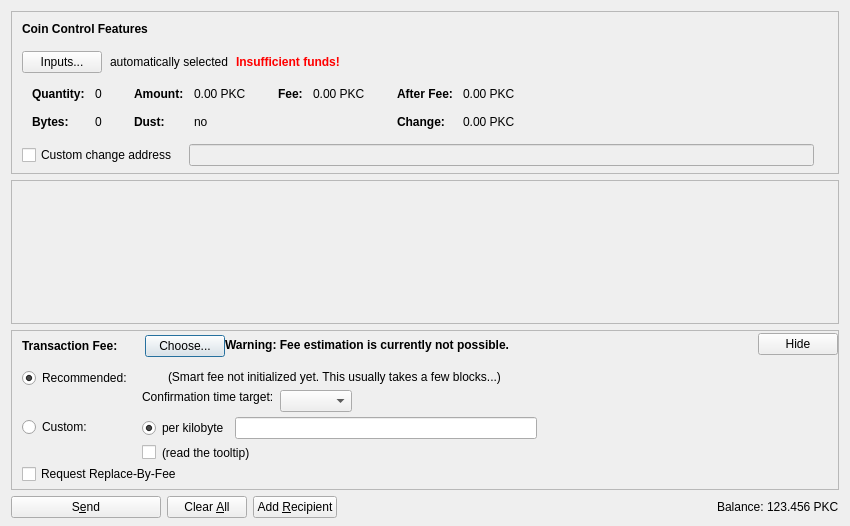
<?xml version="1.0" encoding="UTF-8"?>
<ui version="4.0">
 <class>SendCoinsDialog</class>
 <widget class="QDialog" name="SendCoinsDialog">
  <property name="geometry">
   <rect>
    <x>0</x>
    <y>0</y>
    <width>850</width>
    <height>526</height>
   </rect>
  </property>
  <property name="windowTitle">
   <string>Send Coins</string>
  </property>
  <layout class="QVBoxLayout" name="verticalLayout" stretch="0,1,0,0">
   <property name="bottomMargin">
    <number>8</number>
   </property>
   <item>
    <widget class="QFrame" name="frameCoinControl">
     <property name="sizePolicy">
      <sizepolicy hsizetype="Expanding" vsizetype="Expanding">
       <horstretch>0</horstretch>
       <verstretch>0</verstretch>
      </sizepolicy>
     </property>
     <property name="maximumSize">
      <size>
       <width>16777215</width>
       <height>16777215</height>
      </size>
     </property>
     <property name="frameShape">
      <enum>QFrame::StyledPanel</enum>
     </property>
     <property name="frameShadow">
      <enum>QFrame::Sunken</enum>
     </property>
     <layout class="QVBoxLayout" name="verticalLayoutCoinControl2">
      <property name="spacing">
       <number>0</number>
      </property>
      <property name="leftMargin">
       <number>0</number>
      </property>
      <property name="topMargin">
       <number>0</number>
      </property>
      <property name="rightMargin">
       <number>0</number>
      </property>
      <property name="bottomMargin">
       <number>6</number>
      </property>
      <item>
       <layout class="QVBoxLayout" name="verticalLayoutCoinControl" stretch="0,0,0,0,1">
        <property name="spacing">
         <number>0</number>
        </property>
        <property name="leftMargin">
         <number>10</number>
        </property>
        <property name="topMargin">
         <number>10</number>
        </property>
        <item>
         <layout class="QHBoxLayout" name="horizontalLayoutCoinControl1">
          <property name="bottomMargin">
           <number>15</number>
          </property>
          <item>
           <widget class="QLabel" name="labelCoinControlFeatures">
            <property name="sizePolicy">
             <sizepolicy hsizetype="Preferred" vsizetype="Maximum">
              <horstretch>0</horstretch>
              <verstretch>0</verstretch>
             </sizepolicy>
            </property>
            <property name="font">
             <font>
              <weight>75</weight>
              <bold>true</bold>
             </font>
            </property>
            <property name="styleSheet">
             <string notr="true">font-weight:bold;</string>
            </property>
            <property name="text">
             <string>Coin Control Features</string>
            </property>
           </widget>
          </item>
         </layout>
        </item>
        <item>
         <layout class="QHBoxLayout" name="horizontalLayoutCoinControl2" stretch="0,0,0,0">
          <property name="spacing">
           <number>8</number>
          </property>
          <property name="bottomMargin">
           <number>10</number>
          </property>
          <item>
           <widget class="QPushButton" name="pushButtonCoinControl">
            <property name="styleSheet">
             <string notr="true"/>
            </property>
            <property name="text">
             <string>Inputs...</string>
            </property>
            <property name="autoDefault">
             <bool>false</bool>
            </property>
           </widget>
          </item>
          <item>
           <widget class="QLabel" name="labelCoinControlAutomaticallySelected">
            <property name="text">
             <string>automatically selected</string>
            </property>
            <property name="margin">
             <number>5</number>
            </property>
           </widget>
          </item>
          <item>
           <widget class="QLabel" name="labelCoinControlInsuffFunds">
            <property name="font">
             <font>
              <weight>75</weight>
              <bold>true</bold>
             </font>
            </property>
            <property name="styleSheet">
             <string notr="true">color:red;font-weight:bold;</string>
            </property>
            <property name="text">
             <string>Insufficient funds!</string>
            </property>
            <property name="margin">
             <number>5</number>
            </property>
           </widget>
          </item>
          <item>
           <spacer name="horizontalSpacerCoinControl">
            <property name="orientation">
             <enum>Qt::Horizontal</enum>
            </property>
            <property name="sizeHint" stdset="0">
             <size>
              <width>40</width>
              <height>1</height>
             </size>
            </property>
           </spacer>
          </item>
         </layout>
        </item>
        <item>
         <widget class="QWidget" name="widgetCoinControl" native="true">
          <property name="sizePolicy">
           <sizepolicy hsizetype="Preferred" vsizetype="Preferred">
            <horstretch>0</horstretch>
            <verstretch>0</verstretch>
           </sizepolicy>
          </property>
          <property name="minimumSize">
           <size>
            <width>0</width>
            <height>0</height>
           </size>
          </property>
          <property name="styleSheet">
           <string notr="true"/>
          </property>
          <layout class="QHBoxLayout" name="horizontalLayoutCoinControl5">
           <property name="leftMargin">
            <number>0</number>
           </property>
           <property name="topMargin">
            <number>0</number>
           </property>
           <property name="rightMargin">
            <number>0</number>
           </property>
           <property name="bottomMargin">
            <number>0</number>
           </property>
           <item>
            <layout class="QHBoxLayout" name="horizontalLayoutCoinControl3" stretch="0,0,0,1">
             <property name="spacing">
              <number>20</number>
             </property>
             <property name="topMargin">
              <number>0</number>
             </property>
             <property name="bottomMargin">
              <number>10</number>
             </property>
             <item>
              <layout class="QFormLayout" name="formLayoutCoinControl1">
               <property name="horizontalSpacing">
                <number>10</number>
               </property>
               <property name="verticalSpacing">
                <number>14</number>
               </property>
               <property name="leftMargin">
                <number>10</number>
               </property>
               <property name="topMargin">
                <number>4</number>
               </property>
               <property name="rightMargin">
                <number>6</number>
               </property>
               <item row="0" column="0">
                <widget class="QLabel" name="labelCoinControlQuantityText">
                 <property name="font">
                  <font>
                   <weight>75</weight>
                   <bold>true</bold>
                  </font>
                 </property>
                 <property name="text">
                  <string>Quantity:</string>
                 </property>
                 <property name="margin">
                  <number>0</number>
                 </property>
                </widget>
               </item>
               <item row="0" column="1">
                <widget class="QLabel" name="labelCoinControlQuantity">
                 <property name="cursor">
                  <cursorShape>IBeamCursor</cursorShape>
                 </property>
                 <property name="contextMenuPolicy">
                  <enum>Qt::ActionsContextMenu</enum>
                 </property>
                 <property name="text">
                  <string notr="true">0</string>
                 </property>
                 <property name="margin">
                  <number>0</number>
                 </property>
                 <property name="textInteractionFlags">
                  <set>Qt::LinksAccessibleByMouse|Qt::TextSelectableByKeyboard|Qt::TextSelectableByMouse</set>
                 </property>
                </widget>
               </item>
               <item row="1" column="0">
                <widget class="QLabel" name="labelCoinControlBytesText">
                 <property name="font">
                  <font>
                   <weight>75</weight>
                   <bold>true</bold>
                  </font>
                 </property>
                 <property name="text">
                  <string>Bytes:</string>
                 </property>
                </widget>
               </item>
               <item row="1" column="1">
                <widget class="QLabel" name="labelCoinControlBytes">
                 <property name="cursor">
                  <cursorShape>IBeamCursor</cursorShape>
                 </property>
                 <property name="contextMenuPolicy">
                  <enum>Qt::ActionsContextMenu</enum>
                 </property>
                 <property name="text">
                  <string notr="true">0</string>
                 </property>
                 <property name="textInteractionFlags">
                  <set>Qt::LinksAccessibleByMouse|Qt::TextSelectableByKeyboard|Qt::TextSelectableByMouse</set>
                 </property>
                </widget>
               </item>
              </layout>
             </item>
             <item>
              <layout class="QFormLayout" name="formLayoutCoinControl2">
               <property name="horizontalSpacing">
                <number>10</number>
               </property>
               <property name="verticalSpacing">
                <number>14</number>
               </property>
               <property name="leftMargin">
                <number>6</number>
               </property>
               <property name="topMargin">
                <number>4</number>
               </property>
               <property name="rightMargin">
                <number>6</number>
               </property>
               <item row="0" column="0">
                <widget class="QLabel" name="labelCoinControlAmountText">
                 <property name="font">
                  <font>
                   <weight>75</weight>
                   <bold>true</bold>
                  </font>
                 </property>
                 <property name="text">
                  <string>Amount:</string>
                 </property>
                 <property name="margin">
                  <number>0</number>
                 </property>
                </widget>
               </item>
               <item row="0" column="1">
                <widget class="QLabel" name="labelCoinControlAmount">
                 <property name="cursor">
                  <cursorShape>IBeamCursor</cursorShape>
                 </property>
                 <property name="contextMenuPolicy">
                  <enum>Qt::ActionsContextMenu</enum>
                 </property>
                 <property name="text">
                  <string notr="true">0.00 PKC</string>
                 </property>
                 <property name="textInteractionFlags">
                  <set>Qt::LinksAccessibleByMouse|Qt::TextSelectableByKeyboard|Qt::TextSelectableByMouse</set>
                 </property>
                </widget>
               </item>
               <item row="1" column="0">
                <widget class="QLabel" name="labelCoinControlLowOutputText">
                 <property name="font">
                  <font>
                   <weight>75</weight>
                   <bold>true</bold>
                  </font>
                 </property>
                 <property name="text">
                  <string>Dust:</string>
                 </property>
                </widget>
               </item>
               <item row="1" column="1">
                <widget class="QLabel" name="labelCoinControlLowOutput">
                 <property name="cursor">
                  <cursorShape>IBeamCursor</cursorShape>
                 </property>
                 <property name="contextMenuPolicy">
                  <enum>Qt::ActionsContextMenu</enum>
                 </property>
                 <property name="text">
                  <string notr="true">no</string>
                 </property>
                 <property name="textInteractionFlags">
                  <set>Qt::LinksAccessibleByMouse|Qt::TextSelectableByKeyboard|Qt::TextSelectableByMouse</set>
                 </property>
                </widget>
               </item>
              </layout>
             </item>
             <item>
              <layout class="QFormLayout" name="formLayoutCoinControl3">
               <property name="horizontalSpacing">
                <number>10</number>
               </property>
               <property name="verticalSpacing">
                <number>14</number>
               </property>
               <property name="leftMargin">
                <number>6</number>
               </property>
               <property name="topMargin">
                <number>4</number>
               </property>
               <property name="rightMargin">
                <number>6</number>
               </property>
               <item row="0" column="0">
                <widget class="QLabel" name="labelCoinControlFeeText">
                 <property name="font">
                  <font>
                   <weight>75</weight>
                   <bold>true</bold>
                  </font>
                 </property>
                 <property name="text">
                  <string>Fee:</string>
                 </property>
                 <property name="margin">
                  <number>0</number>
                 </property>
                </widget>
               </item>
               <item row="0" column="1">
                <widget class="QLabel" name="labelCoinControlFee">
                 <property name="cursor">
                  <cursorShape>IBeamCursor</cursorShape>
                 </property>
                 <property name="contextMenuPolicy">
                  <enum>Qt::ActionsContextMenu</enum>
                 </property>
                 <property name="text">
                  <string notr="true">0.00 PKC</string>
                 </property>
                 <property name="textInteractionFlags">
                  <set>Qt::LinksAccessibleByMouse|Qt::TextSelectableByKeyboard|Qt::TextSelectableByMouse</set>
                 </property>
                </widget>
               </item>
              </layout>
             </item>
             <item>
              <layout class="QFormLayout" name="formLayoutCoinControl4">
               <property name="horizontalSpacing">
                <number>10</number>
               </property>
               <property name="verticalSpacing">
                <number>14</number>
               </property>
               <property name="leftMargin">
                <number>6</number>
               </property>
               <property name="topMargin">
                <number>4</number>
               </property>
               <property name="rightMargin">
                <number>6</number>
               </property>
               <item row="0" column="0">
                <widget class="QLabel" name="labelCoinControlAfterFeeText">
                 <property name="font">
                  <font>
                   <weight>75</weight>
                   <bold>true</bold>
                  </font>
                 </property>
                 <property name="text">
                  <string>After Fee:</string>
                 </property>
                 <property name="margin">
                  <number>0</number>
                 </property>
                </widget>
               </item>
               <item row="0" column="1">
                <widget class="QLabel" name="labelCoinControlAfterFee">
                 <property name="cursor">
                  <cursorShape>IBeamCursor</cursorShape>
                 </property>
                 <property name="contextMenuPolicy">
                  <enum>Qt::ActionsContextMenu</enum>
                 </property>
                 <property name="text">
                  <string notr="true">0.00 PKC</string>
                 </property>
                 <property name="textInteractionFlags">
                  <set>Qt::LinksAccessibleByMouse|Qt::TextSelectableByKeyboard|Qt::TextSelectableByMouse</set>
                 </property>
                </widget>
               </item>
               <item row="1" column="0">
                <widget class="QLabel" name="labelCoinControlChangeText">
                 <property name="font">
                  <font>
                   <weight>75</weight>
                   <bold>true</bold>
                  </font>
                 </property>
                 <property name="text">
                  <string>Change:</string>
                 </property>
                </widget>
               </item>
               <item row="1" column="1">
                <widget class="QLabel" name="labelCoinControlChange">
                 <property name="cursor">
                  <cursorShape>IBeamCursor</cursorShape>
                 </property>
                 <property name="contextMenuPolicy">
                  <enum>Qt::ActionsContextMenu</enum>
                 </property>
                 <property name="text">
                  <string notr="true">0.00 PKC</string>
                 </property>
                 <property name="textInteractionFlags">
                  <set>Qt::LinksAccessibleByMouse|Qt::TextSelectableByKeyboard|Qt::TextSelectableByMouse</set>
                 </property>
                </widget>
               </item>
              </layout>
             </item>
            </layout>
           </item>
          </layout>
         </widget>
        </item>
        <item>
         <layout class="QHBoxLayout" name="horizontalLayoutCoinControl4" stretch="0,0,0">
          <property name="spacing">
           <number>12</number>
          </property>
          <property name="sizeConstraint">
           <enum>QLayout::SetDefaultConstraint</enum>
          </property>
          <property name="topMargin">
           <number>5</number>
          </property>
          <property name="rightMargin">
           <number>5</number>
          </property>
          <item>
           <widget class="QCheckBox" name="checkBoxCoinControlChange">
            <property name="toolTip">
             <string>If this is activated, but the change address is empty or invalid, change will be sent to a newly generated address.</string>
            </property>
            <property name="text">
             <string>Custom change address</string>
            </property>
           </widget>
          </item>
          <item>
           <widget class="QValidatedLineEdit" name="lineEditCoinControlChange">
            <property name="enabled">
             <bool>false</bool>
            </property>
            <property name="sizePolicy">
             <sizepolicy hsizetype="Expanding" vsizetype="Fixed">
              <horstretch>0</horstretch>
              <verstretch>0</verstretch>
             </sizepolicy>
            </property>
           </widget>
          </item>
          <item>
           <widget class="QLabel" name="labelCoinControlChangeLabel">
            <property name="sizePolicy">
             <sizepolicy hsizetype="Preferred" vsizetype="Expanding">
              <horstretch>0</horstretch>
              <verstretch>0</verstretch>
             </sizepolicy>
            </property>
            <property name="minimumSize">
             <size>
              <width>0</width>
              <height>0</height>
             </size>
            </property>
            <property name="text">
             <string/>
            </property>
            <property name="margin">
             <number>3</number>
            </property>
           </widget>
          </item>
         </layout>
        </item>
        <item>
         <spacer name="verticalSpacerCoinControl">
          <property name="orientation">
           <enum>Qt::Vertical</enum>
          </property>
          <property name="sizeHint" stdset="0">
           <size>
            <width>800</width>
            <height>1</height>
           </size>
          </property>
         </spacer>
        </item>
       </layout>
      </item>
     </layout>
    </widget>
   </item>
   <item>
    <widget class="QScrollArea" name="scrollArea">
     <property name="widgetResizable">
      <bool>true</bool>
     </property>
     <widget class="QWidget" name="scrollAreaWidgetContents">
      <property name="geometry">
       <rect>
        <x>0</x>
        <y>0</y>
        <width>830</width>
        <height>104</height>
       </rect>
      </property>
      <layout class="QVBoxLayout" name="verticalLayout_2" stretch="0,1">
       <property name="leftMargin">
        <number>0</number>
       </property>
       <property name="topMargin">
        <number>0</number>
       </property>
       <property name="rightMargin">
        <number>0</number>
       </property>
       <property name="bottomMargin">
        <number>0</number>
       </property>
       <item>
        <layout class="QVBoxLayout" name="entries">
         <property name="spacing">
          <number>6</number>
         </property>
        </layout>
       </item>
       <item>
        <spacer name="verticalSpacer">
         <property name="orientation">
          <enum>Qt::Vertical</enum>
         </property>
         <property name="sizeHint" stdset="0">
          <size>
           <width>20</width>
           <height>40</height>
          </size>
         </property>
        </spacer>
       </item>
      </layout>
     </widget>
    </widget>
   </item>
   <item>
    <widget class="QFrame" name="frameFee">
     <property name="sizePolicy">
      <sizepolicy hsizetype="Expanding" vsizetype="Expanding">
       <horstretch>0</horstretch>
       <verstretch>0</verstretch>
      </sizepolicy>
     </property>
     <property name="maximumSize">
      <size>
       <width>16777215</width>
       <height>16777215</height>
      </size>
     </property>
     <property name="frameShape">
      <enum>QFrame::StyledPanel</enum>
     </property>
     <property name="frameShadow">
      <enum>QFrame::Sunken</enum>
     </property>
     <layout class="QVBoxLayout" name="verticalLayoutFee1">
      <property name="spacing">
       <number>0</number>
      </property>
      <property name="leftMargin">
       <number>0</number>
      </property>
      <property name="topMargin">
       <number>0</number>
      </property>
      <property name="rightMargin">
       <number>0</number>
      </property>
      <property name="bottomMargin">
       <number>0</number>
      </property>
      <item>
       <layout class="QVBoxLayout" name="verticalLayoutFee2" stretch="0,0,0">
        <property name="spacing">
         <number>0</number>
        </property>
        <property name="leftMargin">
         <number>10</number>
        </property>
        <property name="topMargin">
         <number>0</number>
        </property>
        <item>
         <layout class="QHBoxLayout" name="horizontalLayoutFee1">
          <property name="bottomMargin">
           <number>0</number>
          </property>
          <item>
           <layout class="QVBoxLayout" name="verticalLayoutFee7">
            <property name="spacing">
             <number>0</number>
            </property>
            <item>
             <spacer name="verticalSpacerSmartFee">
              <property name="orientation">
               <enum>Qt::Vertical</enum>
              </property>
              <property name="sizeType">
               <enum>QSizePolicy::Fixed</enum>
              </property>
              <property name="sizeHint" stdset="0">
               <size>
                <width>1</width>
                <height>4</height>
               </size>
              </property>
             </spacer>
            </item>
            <item>
             <layout class="QHBoxLayout" name="horizontalLayoutSmartFee">
              <property name="spacing">
               <number>10</number>
              </property>
              <item>
               <widget class="QLabel" name="labelFeeHeadline">
                <property name="sizePolicy">
                 <sizepolicy hsizetype="Preferred" vsizetype="Maximum">
                  <horstretch>0</horstretch>
                  <verstretch>0</verstretch>
                 </sizepolicy>
                </property>
                <property name="font">
                 <font>
                  <weight>75</weight>
                  <bold>true</bold>
                 </font>
                </property>
                <property name="styleSheet">
                 <string notr="true">font-weight:bold;</string>
                </property>
                <property name="text">
                 <string>Transaction Fee:</string>
                </property>
               </widget>
              </item>
              <item>
               <widget class="QLabel" name="labelFeeMinimized">
                <property name="text">
                 <string/>
                </property>
               </widget>
              </item>
              <item>
               <widget class="QPushButton" name="buttonChooseFee">
                <property name="text">
                 <string>Choose...</string>
                </property>
               </widget>
              </item>
             </layout>
            </item>
            <item>
             <spacer name="verticalSpacer_5">
              <property name="orientation">
               <enum>Qt::Vertical</enum>
              </property>
              <property name="sizeHint" stdset="0">
               <size>
                <width>1</width>
                <height>1</height>
               </size>
              </property>
             </spacer>
            </item>
           </layout>
          </item>
          <item>
           <widget class="QLabel" name="fallbackFeeWarningLabel">
            <property name="toolTip">
             <string>Using the fallbackfee can result in sending a transaction that will take several hours or days (or never) to confirm. Consider choosing your fee manually or wait until you have validated the complete chain.</string>
            </property>
            <property name="font">
            <font>
                <weight>75</weight>
                <bold>true</bold>
            </font>
            </property>
            <property name="text">
             <string>Warning: Fee estimation is currently not possible.</string>
            </property>
            <property name="wordWrap">
             <bool>false</bool>
            </property>
           </widget>
          </item>
          <item>
           <spacer name="horizontalSpacer_4">
            <property name="orientation">
             <enum>Qt::Horizontal</enum>
            </property>
            <property name="sizeType">
             <enum>QSizePolicy::MinimumExpanding</enum>
            </property>
            <property name="sizeHint" stdset="0">
             <size>
              <width>40</width>
              <height>20</height>
             </size>
            </property>
           </spacer>
          </item>
          <item>
           <widget class="QPushButton" name="buttonMinimizeFee">
            <property name="toolTip">
             <string>collapse fee-settings</string>
            </property>
            <property name="text">
             <string>Hide</string>
            </property>
           </widget>
          </item>
         </layout>
        </item>
        <item>
         <widget class="QFrame" name="frameFeeSelection">
          <layout class="QVBoxLayout" name="verticalLayoutFee12">
           <property name="spacing">
            <number>0</number>
           </property>
           <property name="leftMargin">
            <number>0</number>
           </property>
           <property name="topMargin">
            <number>0</number>
           </property>
           <property name="rightMargin">
            <number>0</number>
           </property>
           <property name="bottomMargin">
            <number>0</number>
           </property>
           <item>
            <layout class="QGridLayout" name="gridLayoutFee">
             <property name="topMargin">
              <number>10</number>
             </property>
             <property name="bottomMargin">
              <number>4</number>
             </property>
             <property name="horizontalSpacing">
              <number>10</number>
             </property>
             <property name="verticalSpacing">
              <number>4</number>
             </property>
             <item row="1" column="1">
              <layout class="QVBoxLayout" name="verticalLayoutFee8">
               <property name="spacing">
                <number>6</number>
               </property>
               <item>
                <layout class="QHBoxLayout" name="horizontalLayoutFee13">
                 <item>
                  <widget class="QRadioButton" name="radioCustomPerKilobyte">
                   <property name="toolTip">
                    <string>If the custom fee is set to 1000 satoshis and the transaction is only 250 bytes, then &quot;per kilobyte&quot; only pays 250 satoshis in fee, while &quot;total at least&quot; pays 1000 satoshis. For transactions bigger than a kilobyte both pay by kilobyte.</string>
                   </property>
                   <property name="text">
                    <string>per kilobyte</string>
                   </property>
                   <property name="checked">
                    <bool>true</bool>
                   </property>
                   <attribute name="buttonGroup">
                    <string notr="true">groupCustomFee</string>
                   </attribute>
                  </widget>
                 </item>
                 <item>
                  <widget class="BitcoinAmountField" name="customFee"/>
                 </item>
                 <item>
                  <spacer name="horizontalSpacer_6">
                   <property name="orientation">
                    <enum>Qt::Horizontal</enum>
                   </property>
                   <property name="sizeHint" stdset="0">
                    <size>
                     <width>1</width>
                     <height>1</height>
                    </size>
                   </property>
                  </spacer>
                 </item>
                </layout>
               </item>
               <item>
                <layout class="QHBoxLayout" name="horizontalLayoutFee8">
                 <item>
                  <widget class="QCheckBox" name="checkBoxMinimumFee">
                   <property name="toolTip">
                    <string>Paying only the minimum fee is just fine as long as there is less transaction volume than space in the blocks. But be aware that this can end up in a never confirming transaction once there is more demand for pocketchain transactions than the network can process.</string>
                   </property>
                   <property name="text">
                    <string/>
                   </property>
                  </widget>
                 </item>
                 <item>
                  <widget class="QLabel" name="labelMinFeeWarning">
                   <property name="enabled">
                    <bool>true</bool>
                   </property>
                   <property name="toolTip">
                    <string>Paying only the minimum fee is just fine as long as there is less transaction volume than space in the blocks. But be aware that this can end up in a never confirming transaction once there is more demand for pocketchain transactions than the network can process.</string>
                   </property>
                   <property name="text">
                    <string>(read the tooltip)</string>
                   </property>
                   <property name="margin">
                    <number>5</number>
                   </property>
                  </widget>
                 </item>
                 <item>
                  <spacer name="horizontalSpacer_2">
                   <property name="orientation">
                    <enum>Qt::Horizontal</enum>
                   </property>
                   <property name="sizeHint" stdset="0">
                    <size>
                     <width>1</width>
                     <height>1</height>
                    </size>
                   </property>
                  </spacer>
                 </item>
                </layout>
               </item>
              </layout>
             </item>
             <item row="0" column="0">
              <layout class="QVBoxLayout" name="verticalLayoutFee4" stretch="0,1">
               <item>
                <widget class="QRadioButton" name="radioSmartFee">
                 <property name="text">
                  <string>Recommended:</string>
                 </property>
                 <property name="checked">
                  <bool>true</bool>
                 </property>
                 <attribute name="buttonGroup">
                  <string notr="true">groupFee</string>
                 </attribute>
                </widget>
               </item>
               <item>
                <spacer name="verticalSpacer_2">
                 <property name="orientation">
                  <enum>Qt::Vertical</enum>
                 </property>
                 <property name="sizeHint" stdset="0">
                  <size>
                   <width>1</width>
                   <height>1</height>
                  </size>
                 </property>
                </spacer>
               </item>
              </layout>
             </item>
             <item row="1" column="0">
              <layout class="QVBoxLayout" name="verticalLayoutFee9" stretch="0,1">
               <item>
                <widget class="QRadioButton" name="radioCustomFee">
                 <property name="text">
                  <string>Custom:</string>
                 </property>
                 <attribute name="buttonGroup">
                  <string notr="true">groupFee</string>
                 </attribute>
                </widget>
               </item>
               <item>
                <spacer name="verticalSpacer_6">
                 <property name="orientation">
                  <enum>Qt::Vertical</enum>
                 </property>
                 <property name="sizeHint" stdset="0">
                  <size>
                   <width>1</width>
                   <height>1</height>
                  </size>
                 </property>
                </spacer>
               </item>
              </layout>
             </item>
             <item row="0" column="1">
              <layout class="QVBoxLayout" name="verticalLayoutFee3" stretch="0,0,1">
               <property name="spacing">
                <number>6</number>
               </property>
               <property name="topMargin">
                <number>2</number>
               </property>
               <item>
                <layout class="QHBoxLayout" name="horizontalLayoutFee12">
                 <item>
                  <widget class="QLabel" name="labelSmartFee">
                   <property name="text">
                    <string/>
                   </property>
                   <property name="margin">
                    <number>2</number>
                   </property>
                  </widget>
                 </item>
                 <item>
                  <widget class="QLabel" name="labelFeeEstimation">
                   <property name="text">
                    <string/>
                   </property>
                  </widget>
                 </item>
                 <item>
                  <widget class="QLabel" name="labelSmartFee2">
                   <property name="text">
                    <string>(Smart fee not initialized yet. This usually takes a few blocks...)</string>
                   </property>
                   <property name="margin">
                    <number>2</number>
                   </property>
                  </widget>
                 </item>
                 <item>
                  <spacer name="horizontalSpacer_5">
                   <property name="orientation">
                    <enum>Qt::Horizontal</enum>
                   </property>
                   <property name="sizeHint" stdset="0">
                    <size>
                     <width>1</width>
                     <height>1</height>
                    </size>
                   </property>
                  </spacer>
                 </item>
                </layout>
               </item>
               <item>
                <layout class="QHBoxLayout" name="horizontalLayoutFee9">
                 <item>
                  <layout class="QVBoxLayout" name="verticalLayoutFee6">
                   <item>
                    <widget class="QLabel" name="labelSmartFee3">
                     <property name="text">
                      <string>Confirmation time target:</string>
                     </property>
                     <property name="margin">
                      <number>2</number>
                     </property>
                    </widget>
                   </item>
                   <item>
                    <spacer name="verticalSpacer_3">
                     <property name="orientation">
                      <enum>Qt::Vertical</enum>
                     </property>
                     <property name="sizeHint" stdset="0">
                      <size>
                       <width>1</width>
                       <height>1</height>
                      </size>
                     </property>
                    </spacer>
                   </item>
                  </layout>
                 </item>
                 <item>
                  <layout class="QVBoxLayout" name="verticalLayoutFee5">
                   <property name="rightMargin">
                    <number>30</number>
                   </property>
                   <item>
                    <layout class="QHBoxLayout" name="horizontalLayoutConfTarget">
                     <property name="bottomMargin">
                      <number>0</number>
                     </property>
                     <item>
                      <widget class="QComboBox" name="confTargetSelector"/>
                     </item>
                     <item>
                      <spacer name="horizontalSpacerConfTarget">
                       <property name="orientation">
                        <enum>Qt::Horizontal</enum>
                       </property>
                       <property name="sizeHint" stdset="0">
                        <size>
                         <width>40</width>
                         <height>20</height>
                        </size>
                       </property>
                      </spacer>
                     </item>
                    </layout>
                   </item>
                  </layout>
                 </item>
                </layout>
               </item>
               <item>
                <spacer name="verticalSpacer_4">
                 <property name="orientation">
                  <enum>Qt::Vertical</enum>
                 </property>
                 <property name="sizeHint" stdset="0">
                  <size>
                   <width>1</width>
                   <height>1</height>
                  </size>
                 </property>
                </spacer>
               </item>
              </layout>
             </item>
            </layout>
           </item>
           <item>
            <widget class="QCheckBox" name="optInRBF">
             <property name="text">
              <string>Request Replace-By-Fee</string>
             </property>
             <property name="toolTip">
              <string>Indicates that the sender may wish to replace this transaction with a new one paying higher fees (prior to being confirmed).</string>
             </property>
            </widget>
           </item>
          </layout>
         </widget>
        </item>
        <item>
         <spacer name="verticalSpacerFee">
          <property name="orientation">
           <enum>Qt::Vertical</enum>
          </property>
          <property name="sizeHint" stdset="0">
           <size>
            <width>40</width>
            <height>5</height>
           </size>
          </property>
         </spacer>
        </item>
       </layout>
      </item>
     </layout>
    </widget>
   </item>
   <item>
    <layout class="QHBoxLayout" name="horizontalLayout">
     <item>
      <widget class="QPushButton" name="sendButton">
       <property name="minimumSize">
        <size>
         <width>150</width>
         <height>0</height>
        </size>
       </property>
       <property name="toolTip">
        <string>Confirm the send action</string>
       </property>
       <property name="text">
        <string>S&amp;end</string>
       </property>
       <property name="icon">
        <iconset resource="../bitcoin.qrc">
         <normaloff>:/icons/send</normaloff>:/icons/send</iconset>
       </property>
       <property name="autoDefault">
        <bool>false</bool>
       </property>
       <property name="default">
        <bool>false</bool>
       </property>
      </widget>
     </item>
     <item>
      <widget class="QPushButton" name="clearButton">
       <property name="sizePolicy">
        <sizepolicy hsizetype="Minimum" vsizetype="Fixed">
         <horstretch>0</horstretch>
         <verstretch>0</verstretch>
        </sizepolicy>
       </property>
       <property name="toolTip">
        <string>Clear all fields of the form.</string>
       </property>
       <property name="text">
        <string>Clear &amp;All</string>
       </property>
       <property name="icon">
        <iconset resource="../bitcoin.qrc">
         <normaloff>:/icons/remove</normaloff>:/icons/remove</iconset>
       </property>
       <property name="autoDefault">
        <bool>false</bool>
       </property>
      </widget>
     </item>
     <item>
      <widget class="QPushButton" name="addButton">
       <property name="toolTip">
        <string>Send to multiple recipients at once</string>
       </property>
       <property name="text">
        <string>Add &amp;Recipient</string>
       </property>
       <property name="icon">
        <iconset resource="../bitcoin.qrc">
         <normaloff>:/icons/add</normaloff>:/icons/add</iconset>
       </property>
       <property name="autoDefault">
        <bool>false</bool>
       </property>
      </widget>
     </item>
     <item>
      <spacer name="horizontalSpacer">
       <property name="orientation">
        <enum>Qt::Horizontal</enum>
       </property>
       <property name="sizeHint" stdset="0">
        <size>
         <width>40</width>
         <height>20</height>
        </size>
       </property>
      </spacer>
     </item>
     <item>
      <layout class="QHBoxLayout" name="horizontalLayout_2">
       <property name="spacing">
        <number>3</number>
       </property>
       <item>
        <widget class="QLabel" name="label">
         <property name="sizePolicy">
          <sizepolicy hsizetype="Preferred" vsizetype="Fixed">
           <horstretch>0</horstretch>
           <verstretch>0</verstretch>
          </sizepolicy>
         </property>
         <property name="text">
          <string>Balance:</string>
         </property>
        </widget>
       </item>
       <item>
        <widget class="QLabel" name="labelBalance">
         <property name="sizePolicy">
          <sizepolicy hsizetype="Preferred" vsizetype="Fixed">
           <horstretch>0</horstretch>
           <verstretch>0</verstretch>
          </sizepolicy>
         </property>
         <property name="cursor">
          <cursorShape>IBeamCursor</cursorShape>
         </property>
         <property name="text">
          <string notr="true">123.456 PKC</string>
         </property>
         <property name="textInteractionFlags">
          <set>Qt::LinksAccessibleByMouse|Qt::TextSelectableByKeyboard|Qt::TextSelectableByMouse</set>
         </property>
        </widget>
       </item>
      </layout>
     </item>
    </layout>
   </item>
  </layout>
 </widget>
 <customwidgets>
  <customwidget>
   <class>QValidatedLineEdit</class>
   <extends>QLineEdit</extends>
   <header>qvalidatedlineedit.h</header>
  </customwidget>
  <customwidget>
   <class>BitcoinAmountField</class>
   <extends>QLineEdit</extends>
   <header>bitcoinamountfield.h</header>
   <container>1</container>
  </customwidget>
 </customwidgets>
 <resources>
  <include location="../bitcoin.qrc"/>
 </resources>
 <connections/>
 <buttongroups>
  <buttongroup name="groupFee"/>
  <buttongroup name="groupCustomFee"/>
 </buttongroups>
</ui>
